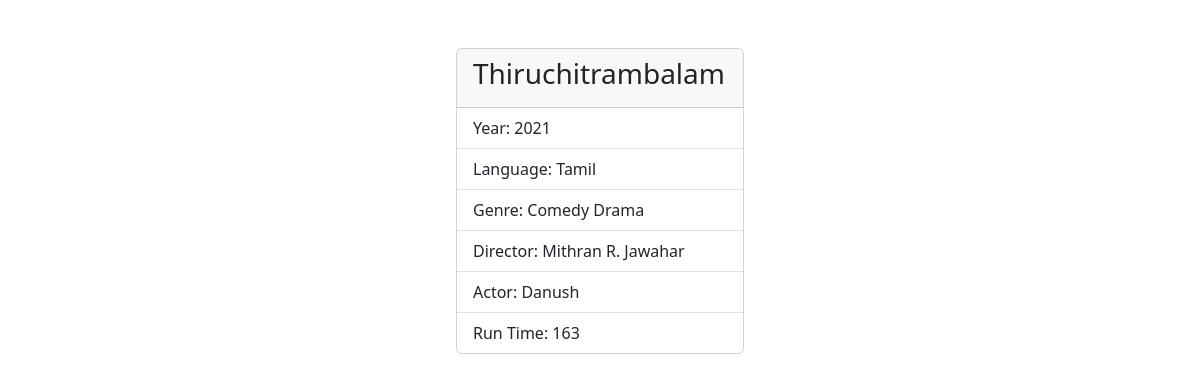
The app's page /movies/6/ with its own data.
### myapp/models.py (models this page shows, shortened)
class Movie(models.Model):
    name=models.CharField(max_length=200,unique=True)
    language=models.CharField(max_length=200)
    run_time=models.PositiveIntegerField()
    genre=models.CharField(max_length=200)
    director=models.CharField(max_length=200)
    year=models.PositiveIntegerField()
    Actor=models.CharField(max_length=200)

### myapp/views.py (the view)
# urls.py: path("movies/<int:pk>/",views.MovieDetailView.as_view(),name="movie-detail"),
class MovieDetailView(View):
    def get(self,request,*args,**kwargs):
        id=kwargs.get("pk")
        qs=Movie.objects.get(id=id)
        return render(request,"movie_detail.html",{"data":qs})

### myapp/templates/movie_detail.html (shortened to what this page needs)
<!DOCTYPE html>
<html lang="en">
<head>
    <link href="https://cdn.jsdelivr.net/npm/bootstrap@5.3.2/dist/css/bootstrap.min.css" rel="stylesheet">
</head>
<body>
    <div class="container d-flex justify-content-center mt-5">
        <div class="card" style="width: 18rem;">
            <div class="card-header">
              <h3>{{data.name}}</h3>
            </div>
            <ul class="list-group list-group-flush">
              <li class="list-group-item">Year: {{data.year}}</li>
              <li class="list-group-item">Language: {{data.language}}</li>
              <li class="list-group-item">Genre: {{data.genre}}</li>
              <li class="list-group-item">Director: {{data.director}}</li>
              <li class="list-group-item">Actor: {{data.Actor}}</li>
              <li class="list-group-item">Run Time: {{data.run_time}}</li>
            </ul>
          </div>
    </div>
</body>
</html>

### records on screen
Movie: name "Thiruchitrambalam", year "2021", language "Tamil", genre "Comedy Drama", director "Mithran R. Jawahar", Actor "Danush", run_time "163"
